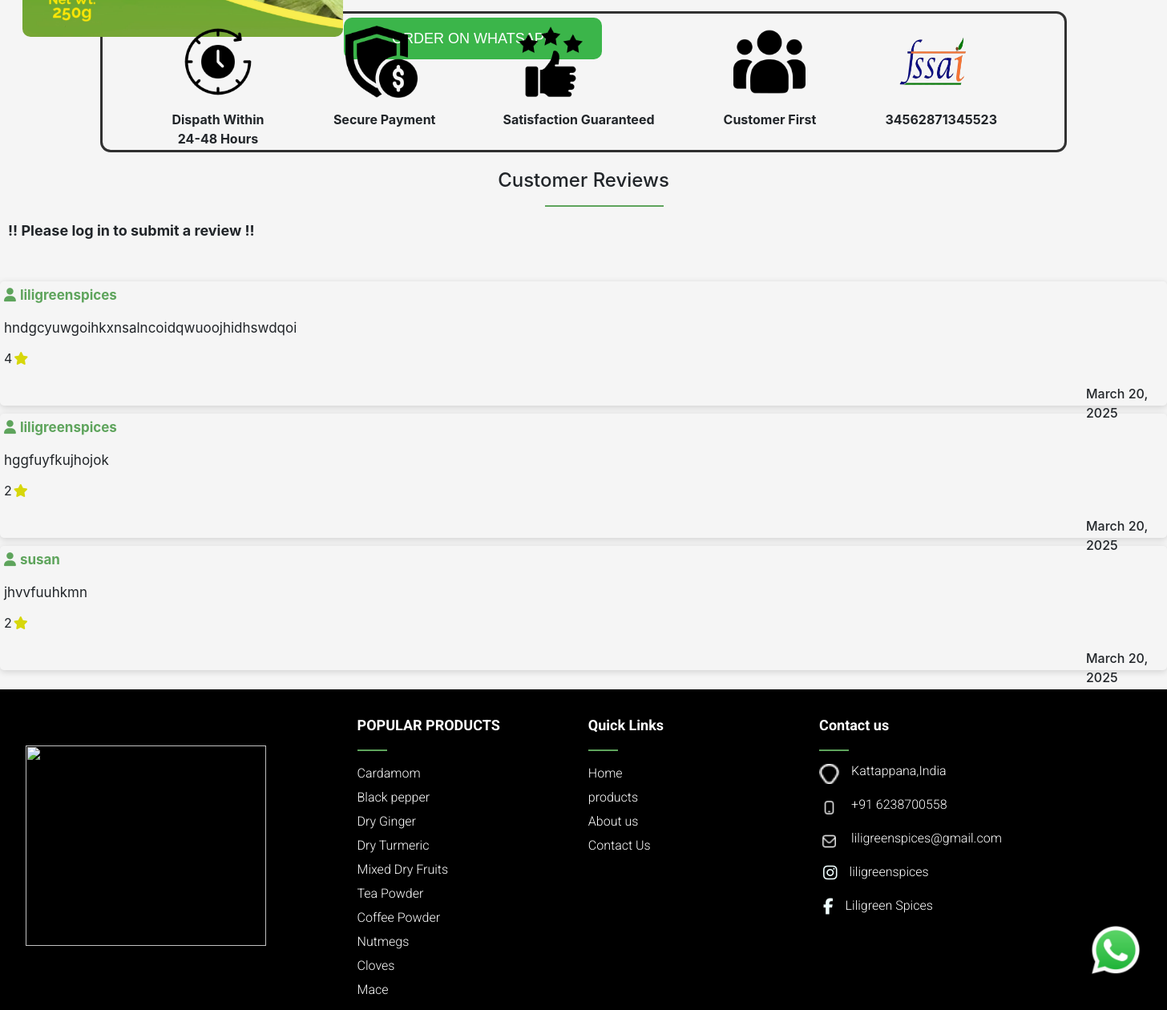
/productview/1 (lower part), run on an earlier commit of the app's database.
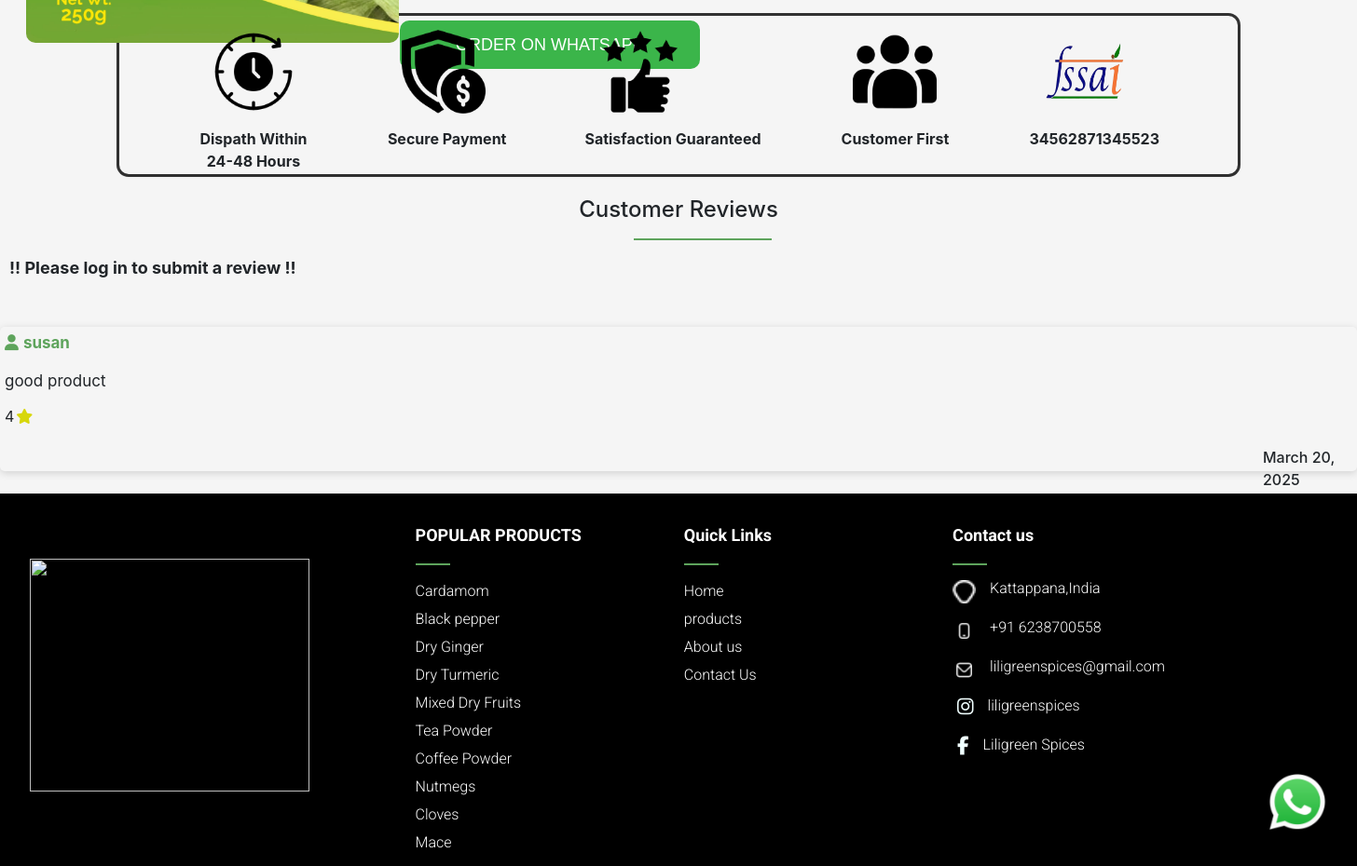
And on a later commit of the database.
### home/models.py (models this page shows, shortened)
class Products(models.Model):
    name=models.CharField(max_length=100)
    img1=models.ImageField(upload_to='product_picture',null=True,blank=True)
    description=models.TextField()
    details=models.TextField(default=1)
    specification1=models.CharField(max_length=200)
    specification2=models.CharField(max_length=200)
    specification3=models.CharField(max_length=200)
    specification4=models.CharField(max_length=200)
    specification5=models.CharField(max_length=200)
    specification6=models.CharField(max_length=200)
    ctry = models.ForeignKey(Category,on_delete=models.CASCADE,null=True,blank=True)
    us=models.ForeignKey(User,on_delete=models.CASCADE,null=True,blank=True)

class Review(models.Model):
    us=models.ForeignKey(User,on_delete=models.CASCADE)
    product=models.ForeignKey(Products,on_delete=models.CASCADE)
    review=models.TextField(max_length=500,blank=True)
    rating=models.IntegerField(choices=[(i,i) for i in range(1,6)])
    created_at=models.DateField(auto_now_add=True)

### home/views.py (the view)
# urls.py: path('productview/<int:p_id>',productviewfn),
def productviewfn(request,p_id):
    if request.method=='POST':
        f=Reviewform(request.POST)
        if f.is_valid():
            x=f.save(commit=False)
            x.us=request.user
            a=Products.objects.get(id=p_id)
            x.product=a
            x.save()
            return redirect('/products')
    else:
        f=Reviewform()
        a=Products.objects.get(id=p_id)
        c=Review.objects.filter(product=p_id)
        x=Products.objects.all()
        h=Products.objects.get(id=1)
        z=Products.objects.get(id=2)
        j=Products.objects.get(id=3)
        k=Products.objects.get(id=4)
        l=Products.objects.get(id=5)
        m=Products.objects.get(id=6)
        n=Products.objects.get(id=7)
        o=Products.objects.get(id=8)
        p=Products.objects.get(id=9)
        q=Products.objects.get(id=10)
        return render(request,'productview.html',{'abc':a,'fm':f,'cmnts':c,'h':h,'z':z,'j':j,'k':k,'l':l,'m':m,'n':n,'o':o,'p':p,'q':q})

### home/templates/productview.html (shortened to what this page needs)
{% extends 'base.html' %}
{% load static %}
{% block link %}
<link rel="stylesheet" href="https://cdn.jsdelivr.net/npm/bootstrap@4.1.3/dist/css/bootstrap.min.css">
<link rel="stylesheet" href="{% static 'css/productview.css' %}">
{% endblock %}
{% block content %}
<div class="sproduct ">
        <div class="sec1"  >
            <img class="ppimg" style="width: 400px;" src="/media/{{abc.img1}}"  alt="">
        </div>
        <div class="sec2" >
            <br> <br>
            <button class="btn2">ORDER ON WHATSAPP</button>
        </div>
</div>
<br>
<div class="mainn">
    <div class="prt1">
        <img class="imgg" src="{% static 'images/dispatch.png' %}" alt="">
        <p class="pp1">Dispath Within  <br>24-48 Hours</p>
    </div>
    <div class="prt1">
        <img class="imgg" src="{% static 'images/securepayment.png' %}" alt="">
        <p class="pp1">Secure Payment</p>
    </div>
    <div class="prt1">
        <img class="imgg" src="{% static 'images/satisfaction.png' %}" alt="">
        <p class="pp1">Satisfaction Guaranteed</p>
    </div>
    <div class="prt1">
        <img class="imgg" src="{% static 'images/customer.png' %}" alt="">
        <p class="pp1">Customer First</p>
    </div>
    <div class="prt1">
        <img class="imgg" src="{% static 'images/fssai.png' %}" alt="">
        <p class="pp1">34562871345523</p>
    </div>
</div>
<br>
<h4 class="rwhead"> Customer Reviews</h4>
<hr class="rwhr">
{% if user.is_authenticated %}
<form class="rwform" method="POST">
    {% csrf_token %}
   <p class="rwp">Your Review:{{fm.review}}</p>
   <p class="rwp2">Your Rating:{{fm.rating}}</p>
    <input class="submit" type="submit" value="Submit">
</form>
{% else %}
<p class="preview">!! Please log in to submit a review !!</p>
{% endif %}
<br>
{% for i in cmnts %}
<div class="review">
    <p class="rwuser"><i class="fa-solid fa-user"></i>{{i.us}}</p>
    <p class="rw">{{i.review}}</p>
    <p class="rwrate">{{i.rating}}<i class="fa-solid fa-star"></i></p>
    <p class="rwdate">{{i.created_at}}</p>
</div>
{% endfor %}
<br>
<div class="main8">
    <div class="part1">
        <img class="logo" src="{% static 'images/logo1.jpg' %}" alt="">
    </div>
    <div class="part2">
        <p class="popular"> POPULAR PRODUCTS</p><hr>
        <a class="apop" href="/productview/{{h.id}}">Cardamom</a>
        <a class="apop" href="/productview/{{z.id}}">Black pepper</a>
        <a class="apop" href="/productview/{{k.id}}">Dry Ginger</a>
        <a class="apop" href="/productview/{{o.id}}">Dry Turmeric</a>
        <a class="apop" href="/productview/{{n.id}}">Mixed Dry Fruits</a>
        <a class="apop" href="/productview/{{m.id}}">Tea Powder</a>
        <a class="apop" href="/productview/{{l.id}}">Coffee Powder</a>
        <a class="apop" href="/productview/{{q.id}}">Nutmegs</a>
        <a class="apop" href="/productview/{{j.id}}">Cloves</a>
        <a class="apop" href="/productview/{{p.id}}">Mace</a>
    </div>
    <div class="part3">
        <p class="popular"> Quick Links</p><hr>
        <a class="apop" href="/">Home</a>
        <a class="apop" href="/products">products</a>
        <a class="apop" href="/aboutus">About us</a>
        <a class="apop" href="/contactus">Contact Us</a>
    </div>
    <div class="part4">
        <p class="popular"> Contact us</p><hr>
        <div class="pimg">
           <img class="iicon" src="{% static 'images/locat.png' %}" alt="">
           <p class="lastp">Kattappana,India</p>
       </div>
       <div class="pimg">
            <img class="iicon" src="{% static 'images/phone.png' %}" alt="">
            <p class="lastp">+91 6238700558</p>
       </div>
       <div class="pimg">
          <img class="iicon" src="{% static 'images/mail2.png' %}" alt="">
           <p class="lastp">liligreenspices@gmail.com</p>
       </div>
       <div class="pimg">
            <i class="fa-brands fa-instagram"></i>
            <a class="insta" href="https://www.instagram.com/liligreenspices?igsh=amUzOXl5eWR2N21s" target="_blank"> <p class="lastp">liligreenspices</p></a>
       </div>
       <div class="pimg">
            <i class="fa-brands fa-facebook-f"></i>
            <a class="facebook" href="https://www.facebook.com/share/1Ar7PtFQFK/" target="_blank"> <p class="lastp">Liligreen Spices</p></a>
       </div>
    </div>
</div>
{% endblock %}

### home/templates/base.html (shortened to what this page needs)
{% load static %}
<!DOCTYPE html>
<html lang="en">
<head>
    <link rel="stylesheet" href="home.css">
    <link rel="stylesheet" href="https://cdnjs.cloudflare.com/ajax/libs/font-awesome/6.7.2/css/all.min.css" />
    <link rel="stylesheet" href="{% static 'css/base.css' %}">
    {% block link %}
   {% endblock %}
</head>
<body>
    {% block content %}
    {% endblock %}
    <a href=" https://wa.me/+916238700558?text=Hello,%20I%20am%20interested%20in%20learning%20more%20about%20the%20products%20available%20on%20your%20website.%20Could%20you%20please%20provide%20more%20details%20about%20your%20products?%20Thank you!" target="_blank">
        <img src="{% static '/images/whatsapp1.png' %}" alt="whatsapp"  width="70px" class="whatsapplogo">
    </a>
</body>
</html>

### home/static/css/home.css (style rules this page uses)
.sec1 { width: 40%; height: 500px; }
.sec2 { width: 40%; height: 500px; margin-top: 20px; }
.main8 { background-color: black; width: 100%; height: 400px; display: flex; flex-wrap: wrap; justify-content: space-evenly; }
.part1 { width: 29%; }
.part2 { width: 19%; }
.popular { margin-top:30px; font-family:"Roboto", serif ; font-size: 18px; font-weight:bold; line-height:29px; color: white; display: block; }
.apop { font-family:"Roboto", serif ; font-size: 16px; font-weight: 300; line-height:24px; color: white; text-decoration: none; display: block; margin-top: 6px; }
.part3 { width: 19%; }
.part4 { width: 29%; }
.logo { width: 300px; height: 250px; display: block; margin-top: 70px; margin-left: 20px; }
hr { width: 35px; border: 1px solid #5EA45C; }
.lastp { font-family:"Roboto", serif ; font-size: 16px; font-weight: 300; line-height:24px; color: white; text-decoration: none; display: block; margin-top: -3px; margin-left: 15px; }
.pimg { display: flex; margin-top: 15px; }
.iicon { width: 25px; height: 25px; }
.fa-instagram { color: azure; font-size: 20px; margin-left: 5px; }
.insta { text-decoration: none; }
.fa-facebook-f { color: azure; font-size: 20px; margin-left: 5px; }
.facebook { text-decoration: none; }

### home/static/css/base.css (style rules this page uses)
* { margin: 0; padding: 0; }
body { background-color: #F5F5F5; }
.fa-user { padding-right: 5px; }
.whatsapplogo { position: fixed; bottom: 02%; right: 02%; }

### home/static/css/productview.css (style rules this page uses)
* { margin: 0; padding: 0; }
body { background-color: #F5F5F5; width: 100%; }
.sproduct { margin-top: 15px; margin-bottom: 5px; padding-top: 5px; display: flex; flex-wrap: wrap; justify-content: space-evenly; }
.sec1 { width: 27%; margin-left: 20px; }
.sec2 { width: 70%; }
.btn2 { font-family: sans-serif; font-size: 18px; height: 52px; width: 322px; background-color: rgb(59, 181, 74); color: white; border: none; border-radius: 10px; text-align: center; margin-top: 10px; }
.ppimg { width: 400px; border-radius: 10px; margin-top: 10px; }
.mainn { width: 1200px; height: 170px; box-shadow: rgba(0, 0, 0, 0.16) 0px 1px 4px, rgb(51, 51, 51) 0px 0px 0px 3px; display: flex; margin: auto; flex-wrap: wrap; justify-content: space-evenly; border-radius: 10px; }
.imgg { width: 120px; height: 120px; padding: 15px; }
.pp1 { text-align: center; font-weight: bold; }
.rwhr { width: 10%; border-color:#5EA45C; margin-left: 680px; }
.rwhead { text-align: center; }
.preview { padding-left: 10px; font-size: 18px; font-weight: bold; }
.review { width: 100%; height: 155px; border: none; border-radius: 5px; margin-top: 10px; padding: 5px; box-shadow: rgba(0, 0, 0, 0.15) 0px 2px 8px; }
.rwdate { margin-left: 1350px; font-size: 16px; font-weight: 500; }
.rwrate { margin-bottom:20px; margin-top: -40px; }
.fa-star { color: rgb(215, 215, 10); padding-left: 2px; margin-top: 40px; }
.rwuser { font-size: 17px; font-weight: bold; color: #5EA45C; }
.rw { text-align: justify; font-size: 17px; }
.main8 { background-color: black; width: 100%; height: 400px; display: flex; flex-wrap: wrap; justify-content: space-evenly; }
.part1 { width: 29%; }
.part2 { width: 19%; }
.popular { margin-top:30px; font-family:"Roboto", serif ; font-size: 18px; font-weight:bold; line-height:29px; color: white; display: block; }
.apop { font-family:"Roboto", serif ; font-size: 16px; font-weight: 300; line-height:24px; color: white; text-decoration: none; display: block; margin-top: 6px; }
.part3 { width: 19%; }
.part4 { width: 29%; }
.logo { width: 300px; height: 250px; display: block; margin-top: 70px; margin-left: 20px; }
hr { width: 35px; border: 1px solid #5EA45C; }
.lastp { font-family:"Roboto", serif ; font-size: 16px; font-weight: 300; line-height:24px; color: white; text-decoration: none; display: block; margin-top: -3px; margin-left: 15px; }
.pimg { display: flex; margin-top: 5px; }
.iicon { width: 25px; height: 25px; }
.fa-instagram { color: azure; font-size: 20px; margin-left: 5px; }
.insta { text-decoration: none; }
.fa-facebook-f { color: azure; font-size: 20px; margin-left: 5px; }
.facebook { text-decoration: none; }

What changed in the data, as far as the page shows it:
removed Review: us "liligreenspices", review "hndgcyuwgoihkxnsalncoidqwuoojhidhswdqoi", rating "4", created_at "March 20, 2025"
removed Review: us "liligreenspices", review "hggfuyfkujhojok", rating "2", created_at "March 20, 2025"
changed Review "susan": review "jhvvfuuhkmn" → "good product"; rating "2" → "4"
